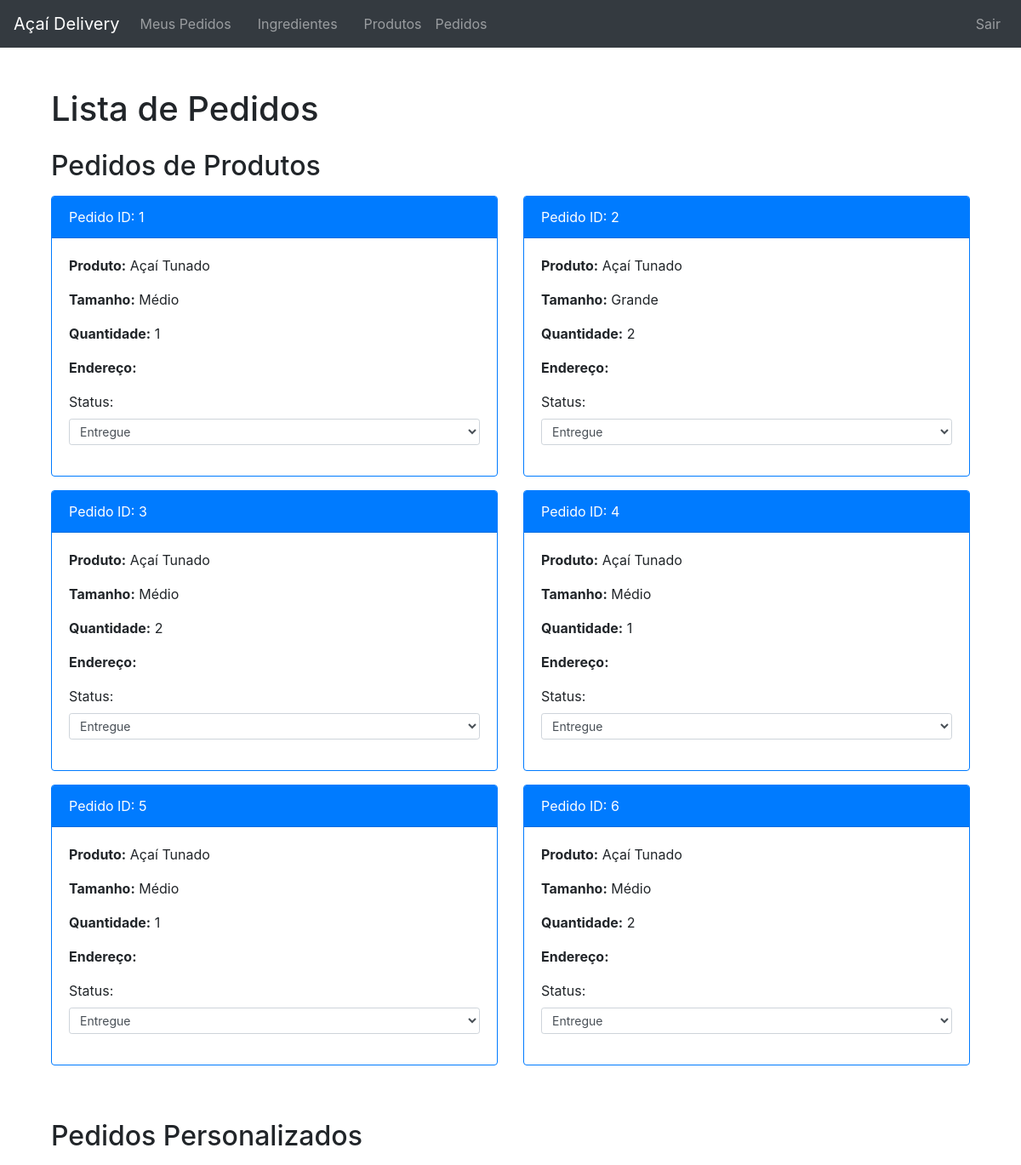
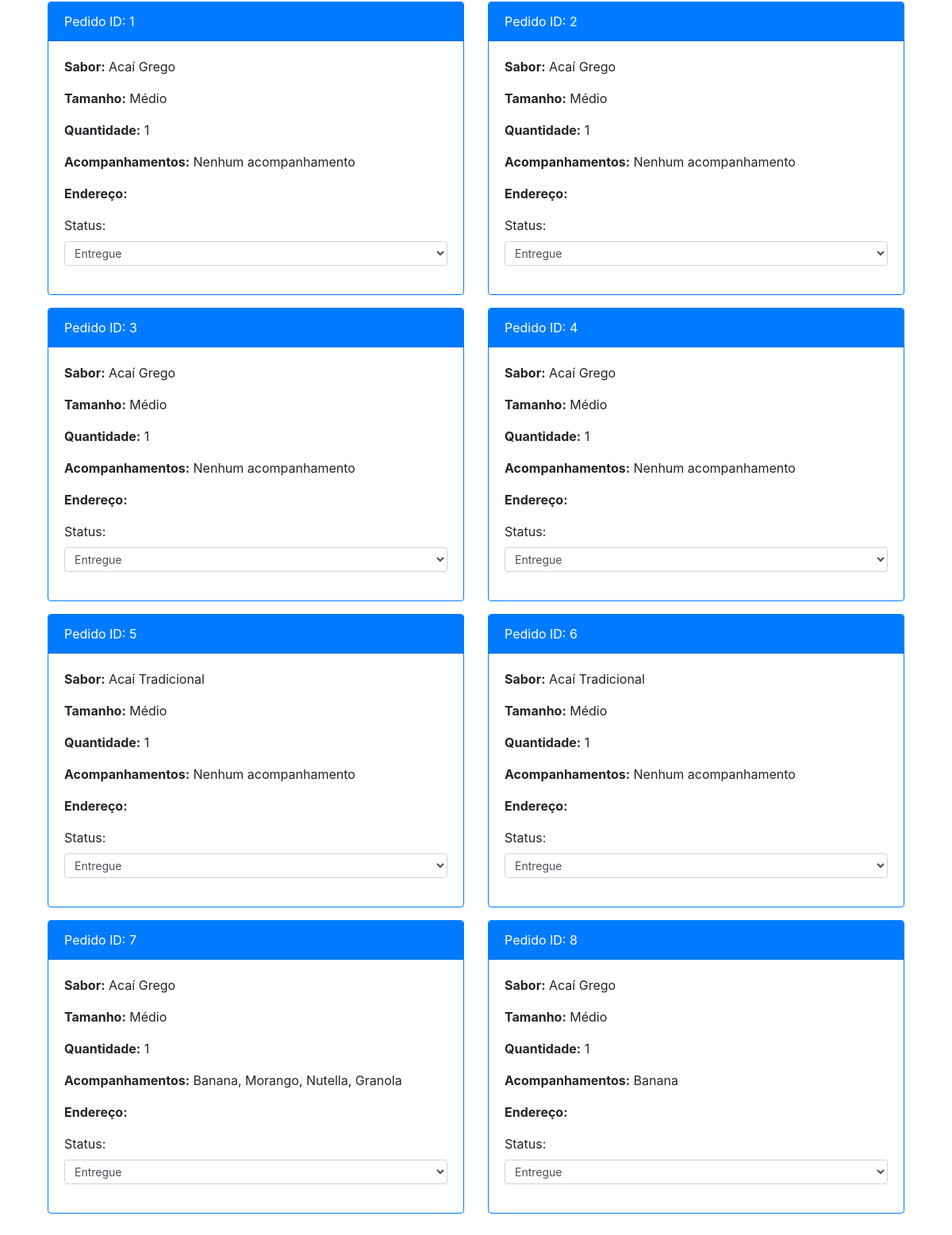
Page /listar-pedidos/ (signed in) on the earlier database version (2 pictures, top to bottom).
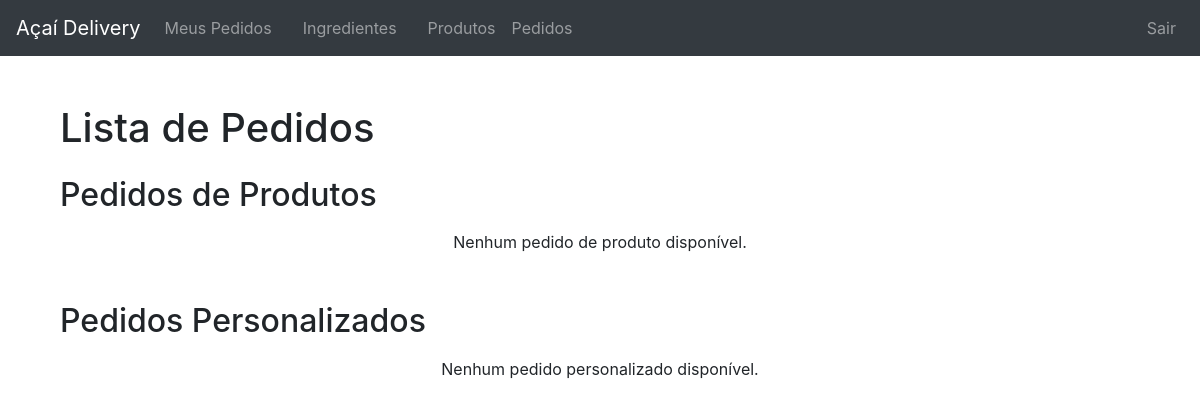
Same page on the later database version.
### pedido/models.py (models this page shows, shortened)
class PedidoProduto(models.Model):
    usuario = models.ForeignKey(User, on_delete=models.CASCADE)
    produto = models.ForeignKey(Produto, on_delete=models.CASCADE)
    tamanho = models.ForeignKey(Tamanho, on_delete=models.CASCADE)
    quantidade = models.PositiveIntegerField(default=1)
    data_pedido = models.DateTimeField(auto_now_add=True)
    imagem = models.ImageField(upload_to='produtos/', blank=True, null=True)
    METODOS_PAGAMENTO = [
        ('pagamento_na_entrega', 'Pagar na Entrega'),
    ]
    metodo_pagamento = models.CharField(max_length=20, choices=METODOS_PAGAMENTO, default='pagamento_na_entrega')
    STATUS_PEDIDO = [
        ('pendente', 'Pendente'),
        ('confirmado', 'Confirmado'),
        ('em_transito', 'Em Trânsito'),
        ('entregue', 'Entregue'),
    ]
    status = models.CharField(max_length=20, choices=STATUS_PEDIDO, default='pendente')

class PedidoPersonalizado(models.Model):
    usuario = models.ForeignKey(User, on_delete=models.CASCADE)
    sabor = models.ForeignKey(Sabor, on_delete=models.CASCADE)
    acompanhamentos = models.ManyToManyField(Acompanhamento, blank=True)
    tamanho = models.ForeignKey(Tamanho, on_delete=models.CASCADE)
    quantidade = models.PositiveIntegerField(default=1)
    data_pedido = models.DateTimeField(auto_now_add=True)
    METODOS_PAGAMENTO = [
        ('pagamento_na_entrega', 'Pagar na Entrega'),
    ]
    metodo_pagamento = models.CharField(max_length=20, choices=METODOS_PAGAMENTO, default='pagamento_na_entrega')
    STATUS_PEDIDO = [
        ('pendente', 'Pendente'),
        ('confirmado', 'Confirmado'),
        ('em_transito', 'Em Trânsito'),
        ('entregue', 'Entregue'),
    ]
    status = models.CharField(max_length=20, choices=STATUS_PEDIDO, default='pendente')

### produto/models.py (models this page shows, shortened)
class Produto(models.Model):
    nome = models.CharField(max_length=100)
    preco = models.DecimalField(max_digits=6, decimal_places=2)
    sabor = models.ManyToManyField(Sabor, blank=True)
    acompanhamentos = models.ManyToManyField(Acompanhamento, blank=True)
    imagem = models.ImageField(upload_to='images/produtos/', null=True, blank=True)

### ingrediente/models.py (models this page shows, shortened)
class Tamanho(models.Model):
    nome = models.CharField(max_length=50)
    preco_adicional = models.DecimalField(max_digits=5, decimal_places=2)

class Sabor(models.Model):
    nome = models.CharField(max_length=100)
    preco_adicional = models.DecimalField(max_digits=5, decimal_places=2)

class Acompanhamento(models.Model):
    nome = models.CharField(max_length=100)
    preco_adicional = models.DecimalField(max_digits=5, decimal_places=2)

### pedido/views.py (the view)
# urls.py: path('listar-pedidos/', views.listar_pedidos, name='listar_pedidos'),
@user_passes_test(lambda u: u.is_staff)
def listar_pedidos(request):
    pedidos_produto = PedidoProduto.objects.all()
    pedidos_personalizado = PedidoPersonalizado.objects.all()
    return render(request, 'pedido/listar_pedidos.html', {
        'pedidos_produto': pedidos_produto,
        'pedidos_personalizado': pedidos_personalizado,
    })

### templates/pedido/listar_pedidos.html (shortened to what the changed rows need)
{% extends 'base.html' %}
{% block content %}
<div class="container mt-4">
    <h1 class="mb-4">Lista de Pedidos</h1>
    <div class="mb-5">
        <h2 class="mb-3">Pedidos de Produtos</h2>
        {% if pedidos_produto %}
            <div class="row">
                {% for pedido in pedidos_produto %}
                <div class="col-md-6 mb-3">
                    <div class="card border-primary">
                        <div class="card-header bg-primary text-white">
                            Pedido ID: {{ pedido.id }}
                        </div>
                        <div class="card-body">
                            <p><strong>Produto:</strong> {{ pedido.produto.nome }}</p>
                            <p><strong>Tamanho:</strong> {{ pedido.tamanho.nome }}</p>
                            <p><strong>Quantidade:</strong> {{ pedido.quantidade }}</p>
                            <p><strong>Endereço:</strong> {{ pedido.endereco }}</p>
                            <form action="{% url 'atualizar_status' pedido_id=pedido.id tipo_pedido='produto' %}" method="post" class="d-inline">
                                <div class="form-group">
                                    <label for="status-{{ pedido.id }}" class="form-label">Status:</label>
                                    <select id="status-{{ pedido.id }}" name="status" class="form-control form-control-sm" onchange="this.form.submit()">
                                        <option value="entregue" {% if pedido.status == 'entregue' %}selected{% endif %}>Entregue</option>
                                    </select>
                                </div>
                            </form>
                        </div>
                    </div>
                </div>
                {% endfor %}
            </div>
        {% else %}
            <p class="text-center">Nenhum pedido de produto disponível.</p>
        {% endif %}
    </div>
    <div>
        <h2 class="mb-3">Pedidos Personalizados</h2>
        {% if pedidos_personalizado %}
            <div class="row">
                {% for pedido in pedidos_personalizado %}
                <div class="col-md-6 mb-3">
                    <div class="card border-primary">
                        <div class="card-header bg-primary text-white">
                            Pedido ID: {{ pedido.id }}
                        </div>
                        <div class="card-body">
                            <p><strong>Sabor:</strong> {{ pedido.sabor.nome }}</p>
                            <p><strong>Tamanho:</strong> {{ pedido.tamanho.nome }}</p>
                            <p><strong>Quantidade:</strong> {{ pedido.quantidade }}</p>
                            <p><strong>Acompanhamentos:</strong>
                                {% for acompanhamento in pedido.acompanhamentos.all %}
                                    {{ acompanhamento.nome }}{% if not forloop.last %}, {% endif %}
                                {% empty %}
                                    Nenhum acompanhamento
                                {% endfor %}
                            </p>
                            <p><strong>Endereço:</strong> {{ pedido.endereco }}</p>
                            <form action="{% url 'atualizar_status' pedido_id=pedido.id tipo_pedido='personalizado' %}" method="post" class="d-inline">
                                <div class="form-group">
                                    <label for="status-{{ pedido.id }}" class="form-label">Status:</label>
                                    <select id="status-{{ pedido.id }}" name="status" class="form-control form-control-sm" onchange="this.form.submit()">
                                        <option value="entregue" {% if pedido.status == 'entregue' %}selected{% endif %}>Entregue</option>
                                    </select>
                                </div>
                            </form>
                        </div>
                    </div>
                </div>
                {% endfor %}
            </div>
        {% else %}
            <p class="text-center">Nenhum pedido personalizado disponível.</p>
        {% endif %}
    </div>
</div>
{% endblock %}

Differences in the rows shown:
removed PedidoProduto: id "1", produto.nome "Açaí Tunado", tamanho.nome "Médio", quantidade "1", status "Entregue"
removed PedidoProduto: id "2", produto.nome "Açaí Tunado", tamanho.nome "Grande", quantidade "2", status "Entregue"
removed PedidoProduto: id "3", produto.nome "Açaí Tunado", tamanho.nome "Médio", quantidade "2", status "Entregue"
removed PedidoProduto: id "4", produto.nome "Açaí Tunado", tamanho.nome "Médio", quantidade "1", status "Entregue"
removed PedidoProduto: id "5", produto.nome "Açaí Tunado", tamanho.nome "Médio", quantidade "1", status "Entregue"
removed PedidoProduto: id "6", produto.nome "Açaí Tunado", tamanho.nome "Médio", quantidade "2", status "Entregue"
removed PedidoPersonalizado: id "1", sabor.nome "Acaí Grego", tamanho.nome "Médio", quantidade "1", status "Entregue"
removed PedidoPersonalizado: id "2", sabor.nome "Acaí Grego", tamanho.nome "Médio", quantidade "1", status "Entregue"
removed PedidoPersonalizado: id "3", sabor.nome "Acaí Grego", tamanho.nome "Médio", quantidade "1", status "Entregue"
removed PedidoPersonalizado: id "4", sabor.nome "Acaí Grego", tamanho.nome "Médio", quantidade "1", status "Entregue"
removed PedidoPersonalizado: id "5", sabor.nome "Acaí Tradicional", tamanho.nome "Médio", quantidade "1", status "Entregue"
removed PedidoPersonalizado: id "6", sabor.nome "Acaí Tradicional", tamanho.nome "Médio", quantidade "1", status "Entregue"
removed PedidoPersonalizado: id "7", sabor.nome "Acaí Grego", tamanho.nome "Médio", quantidade "1", status "Entregue"
no longer on this page (row unchanged): Acompanhamento: nome "Banana"
no longer on this page (row unchanged): Acompanhamento: nome "Morango", shown under "7"
no longer on this page (row unchanged): Acompanhamento: nome "Nutella", shown under "7"
no longer on this page (row unchanged): Acompanhamento: nome "Granola", shown under "7"
removed PedidoPersonalizado: id "8", sabor.nome "Acaí Grego", tamanho.nome "Médio", quantidade "1", status "Entregue"
Other differences:
text now shown: "Nenhum pedido de produto disponível. Nenhum pedido personalizado disponível."
